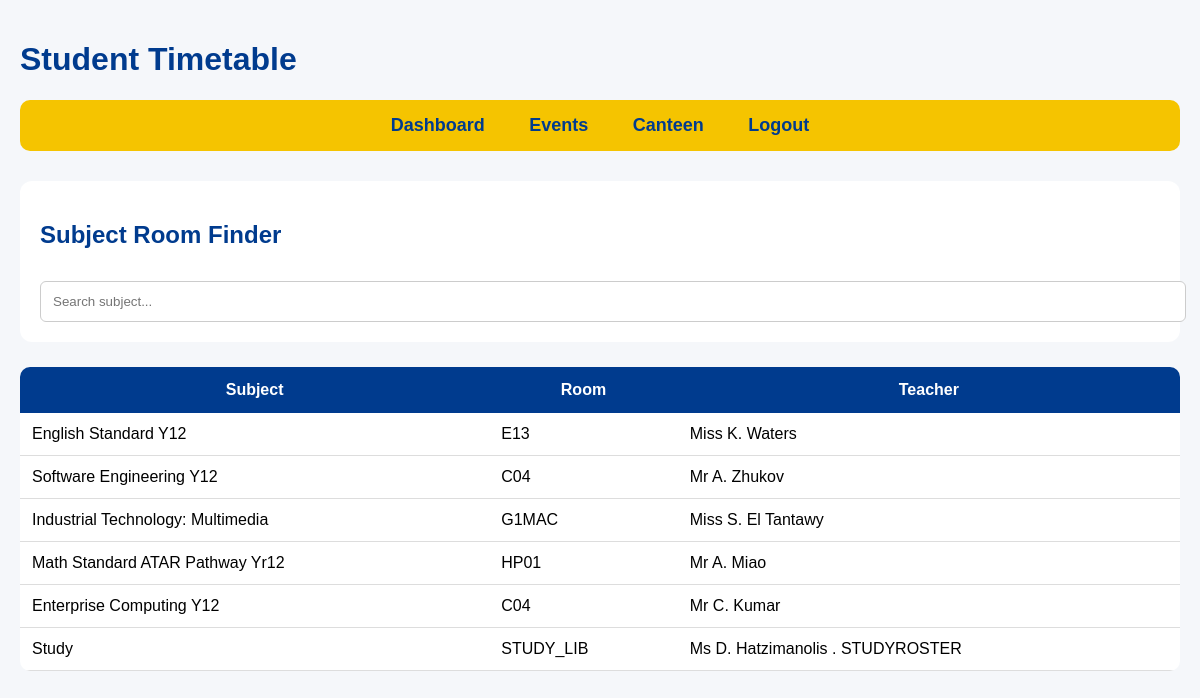
Page /timetable (signed in) on the committed database.
### school-system/app.py (models this page shows)
class Timetable(db.Model):
    id = db.Column(db.Integer, primary_key=True)
    username = db.Column(db.String(100))
    period = db.Column(db.String(10))
    subject = db.Column(db.String(100))
    room = db.Column(db.String(100))
    teacher = db.Column(db.String(100))

### school-system/app.py (the view)
@app.route("/timetable")
def timetable():
    if "user" not in session:
        return redirect(url_for("login"))
    user_timetable = Timetable.query.filter_by(
        username=session["user"]
    ).all()
    return render_template(
        "timetable.html",
        timetable=user_timetable
    )

### school-system/templates/timetable.html (shortened to what this page needs)
<!DOCTYPE html>
<html>
<head>
    <link rel="stylesheet"
    href="{{ url_for('static', filename='style.css') }}">
</head>
<body>
<h1>Student Timetable</h1>
<nav>
    <a href="/dashboard">Dashboard</a>
    <a href="/events">Events</a>
    <a href="/canteen">Canteen</a>
    <a href="/logout">Logout</a>
</nav>
<div class="search-box">
    <h2>Subject Room Finder</h2>
    <input
        type="text"
        id="subjectSearch"
        placeholder="Search subject..."
        onkeyup="searchSubject()"
    >
</div>
<table id="subjectTable">
    <tr>
        <th>Subject</th>
        <th>Room</th>
        <th>Teacher</th>
    </tr>
    {% for class_item in timetable %}
    <tr>
        <td>{{ class_item.subject }}</td>
        <td>{{ class_item.room }}</td>
        <td>{{ class_item.teacher }}</td>
    </tr>
    {% endfor %}
</table>
</body>
</html>

### school-system/static/style.css (style rules this page uses)
body { font-family: Arial, sans-serif; background-color: #f5f7fa; margin: 0; padding: 20px; }
nav { background: #f5c400; padding: 15px; border-radius: 10px; margin-bottom: 30px; text-align: center; }
nav a { color: #003b8e; text-decoration: none; font-weight: bold; margin: 0 20px; font-size: 18px; }
h1, h2 { color: #003b8e; }
table { width: 100%; border-collapse: collapse; background: white; border-radius: 10px; overflow: hidden; margin-top: 20px; }
th { background: #003b8e; color: white; padding: 14px; }
td { padding: 12px; border-bottom: 1px solid #ddd; }
input { width: 100%; padding: 12px; margin-top: 12px; border-radius: 6px; border: 1px solid #ccc; }
.search-box { background: white; padding: 20px; border-radius: 12px; margin-bottom: 25px; }
#subjectSearch { width: 100%; padding: 12px; border-radius: 6px; border: 1px solid #ccc; }

### rows in the picture
Timetable: subject "English Standard Y12", room "E13", teacher "Miss K. Waters"
Timetable: subject "Software Engineering Y12", room "C04", teacher "Mr A. Zhukov"
Timetable: subject "Industrial Technology: Multimedia", room "G1MAC", teacher "Miss S. El Tantawy"
Timetable: subject "Math Standard ATAR Pathway Yr12", room "HP01", teacher "Mr A. Miao"
Timetable: subject "Enterprise Computing Y12", room "C04", teacher "Mr C. Kumar"
Timetable: subject "Study", room "STUDY_LIB", teacher "Ms D. Hatzimanolis . STUDYROSTER"
